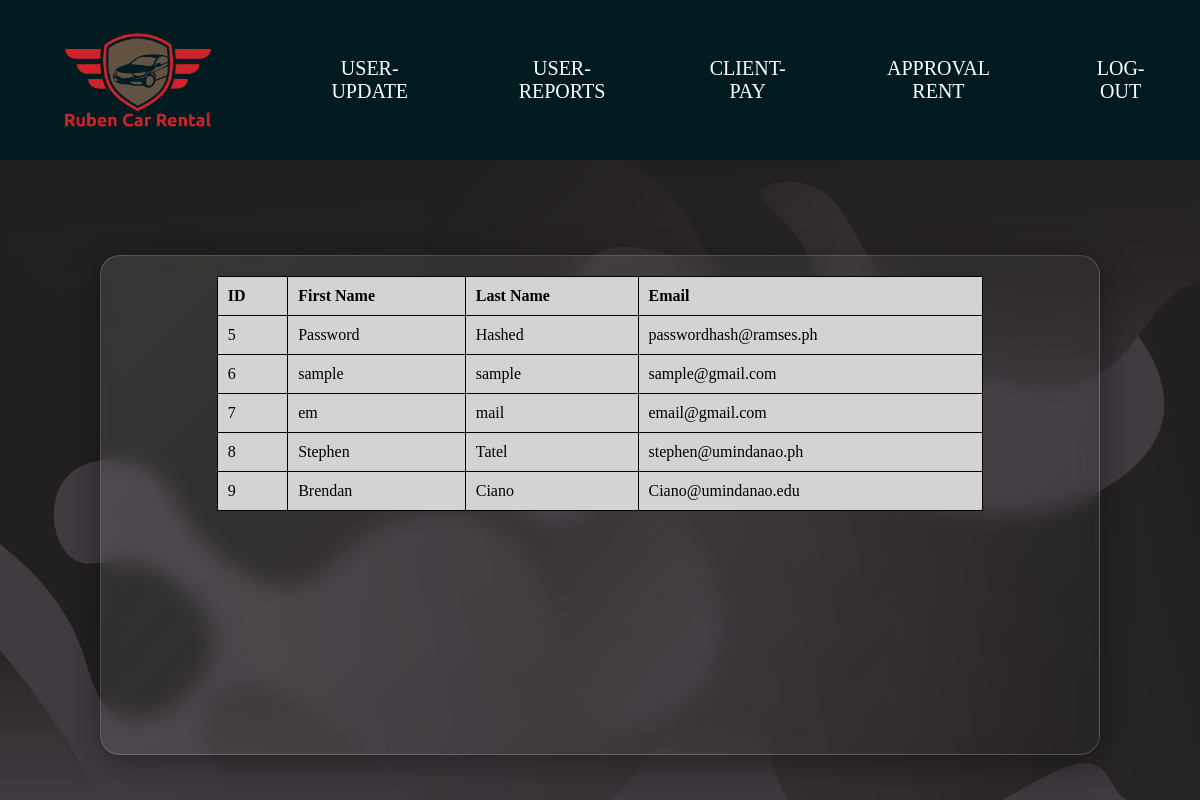
Before: /ADMIN/Admin-user-update.php with the older database file.
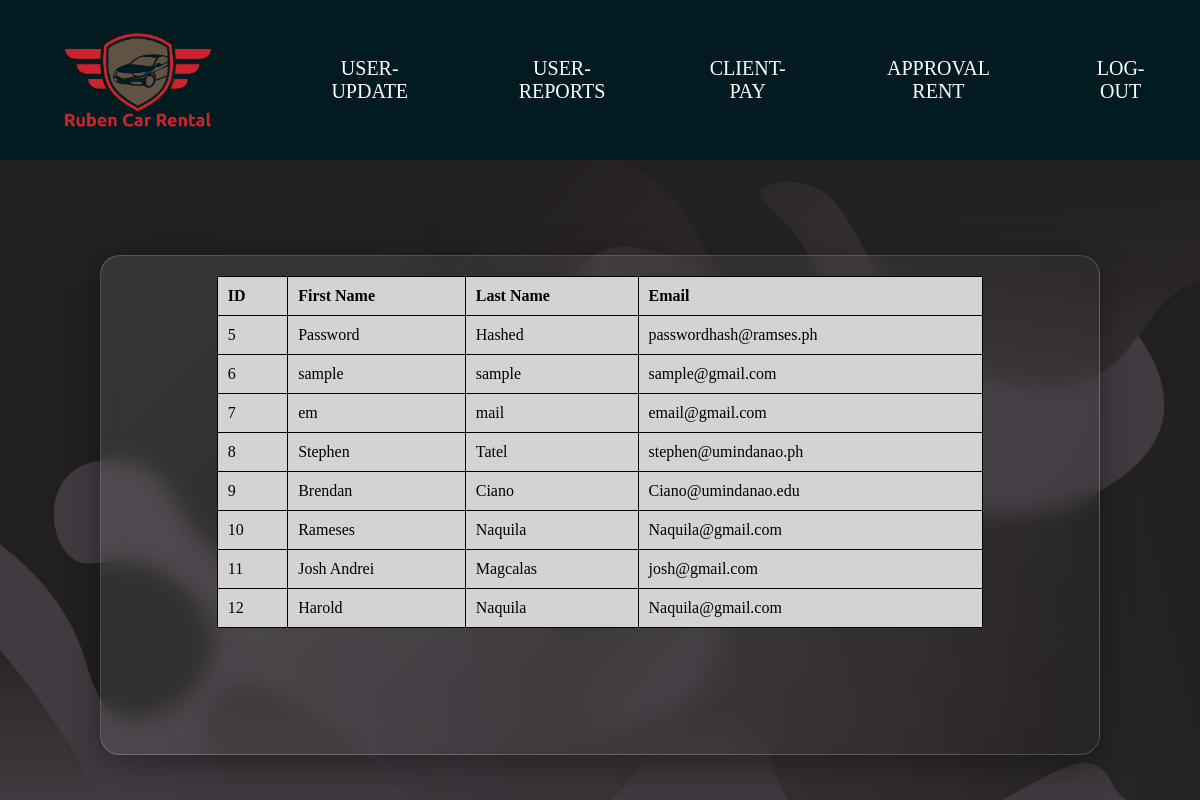
After: the same page with the newer database file.
### tables this page shows
CREATE TABLE `tbl_userlogin` (
  `ID_ACC` int(11) NOT NULL,
  `Fname` varchar(50) NOT NULL,
  `Lname` varchar(50) NOT NULL,
  `Gender` enum('Male','Female') NOT NULL,
  `email` varchar(50) NOT NULL,
  `password` varchar(255) NOT NULL,
  `pass_verify` varchar(255) NOT NULL
);

### ADMIN/Admin-user-update.php (the view, shortened to what this page needs)
<?php
include("connect_db.php");
?>
<!DOCTYPE php>
<php lang="en">
<head>
    <link rel="stylesheet" href="../ADMIN/admin_css/admin-style.css">
</head>
<body>
    <div class="main">
        <ul class="navbar">
            <div class="logo">
                <img src="../ADMIN/admin_pictures/Ruben Car Rental(3).png" alt="Car-logo">
            </div>
                <li><a href="Admin-user-update.php">USER-UPDATE</a></li>
                <li><a href="user-reports.php">USER-REPORTS</a></li>
                <li><a href="client_pay.php">CLIENT-PAY</a></li>
                <li><a href="rent-approved.php">APPROVAL RENT</a></li>
                <li><a href="adminlogin.php">LOG-OUT</a></li>
         </ul>
         <div class="main2">
            <div class="Tbls-container">
                <div class="Tables">
                    <table>
                        <thead>
                            <tr>
                                <th>ID</th>
                                <th>First Name</th>
                                <th>Last Name</th>
                                <th>Email</th>
                            </tr>
                        </thead>
                        <tbody>
                            <?php
                            $queryuser = "SELECT ID_ACC, Fname, Lname, email FROM tbl_userlogin;";
                            $stmt= $pdo->prepare($queryuser);
                            $stmt->execute();
                            $result = $stmt->fetchAll();
                            if($result){
                                foreach($result as $row){
                                    ?>
                                    <tr>
                                        <td><?= $row['ID_ACC']; ?></td>
                                        <td><?= $row['Fname']; ?></td>
                                        <td><?= $row['Lname']; ?></td>
                                        <td><?= $row['email']; ?></td>
                                    </tr>
                                    <?php
                                }
                            }
                            else{
                                ?>
                                <tr>
                                    <td colspan="4">NO RECORD FOUND</td>
                                </tr>
                                <?php
                            }
                            ?>
                        </tbody>
                    </table>
                </div>
            </div>
        </div>
    </div>
</body>
</php>

Changed rows visible on the page:
added tbl_userlogin: ID_ACC "10", Fname "Rameses", Lname "Naquila", email "Naquila@gmail.com"
added tbl_userlogin: ID_ACC "11", Fname "Josh Andrei", Lname "Magcalas", email "josh@gmail.com"
added tbl_userlogin: ID_ACC "12", Fname "Harold", Lname "Naquila", email "Naquila@gmail.com"
